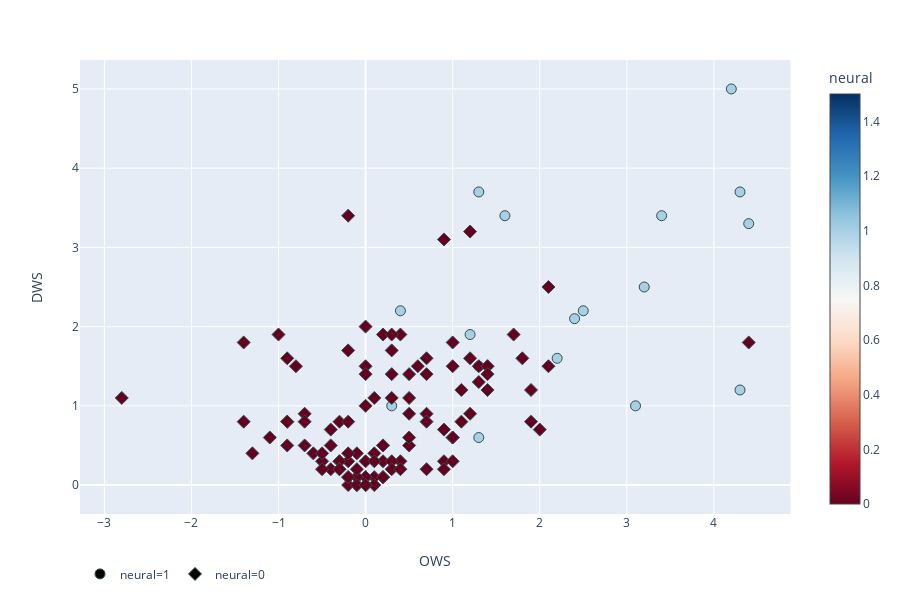

This figure's notebook cell:
### Code cell
fig = px.scatter(test_master_w_predictions, x='OWS', y='DWS',
                 color='neural',
                 hover_name='Player_name',
                 hover_data=['USG%', 'PER', 'MP', 'VORP', 'Age', 'RPG', 'VORP', 'WS'], 
                 color_continuous_scale=px.colors.diverging.RdBu,
                 symbol='neural')
fig.update_traces(marker=dict(size=10,
                              line=dict(width=1,
                                        color='DarkSlateGrey')),
                  selector=dict(mode='markers'))
fig.update_layout(legend_orientation="h")
# fig.update_xaxes(range=[-2, 4.5])
fig.show()
plotly.offline.plot(fig, filename='html_files/aggregated_OWS_DWS.html')

### Figure 1 — Plotly figure (JSON) as saved in the notebook; plotly's stock layout.template omitted (floating-point values rounded to 4 significant figures; data arrays with more than 128 entries replaced by an {"elided": "..."} marker saying what was removed)
{"data": [{"customdata": {"elided": "17x8 float values"}, "hoverlabel": {"namelength": 0}, "hovertemplate": "<b>%{hovertext}</b><br><br>neural=%{marker.color}<br>OWS=%{x}<br>DWS=%{y}<br>USG%=%{customdata[0]}<br>PER=%{customdata[1]}<br>MP=%{customdata[2]}<br>VORP=%{customdata[6]}<br>Age=%{customdata[4]}<br>RPG=%{customdata[5]}<br>WS=%{customdata[7]}", "hovertext": ["Bam Adebayo", "Jarrett Allen", "De'Aaron Fox", "Kyle Kuzma", "Lauri Markkanen", "Donovan Mitchell", "Jayson Tatum", "Jamal Murray", "Domantas Sabonis", "Ben Simmons", "Devin Booker", "Montrezl Harrell", "Rondae Hollis-Jefferson", "Richaun Holmes", "Kristaps Porzingis", "D'Angelo Russell", "Myles Turner"], "legendgroup": "neural=1", "marker": {"color": [1, 1, 1, 1, 1, 1, 1, 1, 1, 1, 1, 1, 1, 1, 1, 1, 1], "coloraxis": "coloraxis", "line": {"color": "DarkSlateGrey", "width": 1}, "size": 10, "symbol": "circle"}, "mode": "markers", "name": "neural=1", "showlegend": true, "type": "scatter", "x": [3.4, 4.4, 3.2, 1.2, 1.3, 1.3, 1.6, 4.3, 2.5, 4.2, 1.3, 3.1, 0.4, 2.2, 2.4, 0.3, 4.3], "xaxis": "x", "y": [3.4, 3.3, 2.5, 1.9, 1.5, 3.7, 3.4, 1.2, 2.2, 5, 0.6, 1, 2.2, 1.6, 2.1, 1, 3.7], "yaxis": "y"}, {"customdata": {"elided": "113x8 float values"}, "hoverlabel": {"namelength": 0}, "hovertemplate": "<b>%{hovertext}</b><br><br>neural=%{marker.color}<br>OWS=%{x}<br>DWS=%{y}<br>USG%=%{customdata[0]}<br>PER=%{customdata[1]}<br>MP=%{customdata[2]}<br>VORP=%{customdata[6]}<br>Age=%{customdata[4]}<br>RPG=%{customdata[5]}<br>WS=%{customdata[7]}", "hovertext": ["Kadeem Allen", "Ike Anigbogu", "OG Anunoby", "Dwayne Bacon", "Lonzo Ball", "Jordan Bell", "Jaron Blossomgame", "Jonah Bolden", "Tony Bradley", "Dillon Brooks", "Sterling Brown", "Zach Collins", "Tyler Dorsey", "Tyler Dorsey", "Damyean Dotson", "Jawun Evans", "Jawun Evans", "Terrance Ferguson", "Markelle Fultz", "Harry Giles", "Josh Hart", "Isaiah Hartenstein", "Jonathan Isaac", "Wesley Iwundu", "Frank Jackson", "Josh Jackson", "Justin Jackson", "Justin Jackson", "Luke Kennard", "T.J. Leaf", "Tyler Lydon", "Frank Mason", "Malik Monk", "Monte Morris", "Frank Ntilikina", "Semi Ojeleye", "Justin Patton", "Ivan Rabb", "Davon Reed", "Dennis Smith", "Dennis Smith", "Edmond Sumner", "Caleb Swanigan", "Caleb Swanigan", "Sindarius Thornwell", "Derrick White", "D.J. Wilson", "Wade Baldwin", "Malik Beasley", "DeAndre' Bembry", "Dragan Bender", "Joel Bolomboy", "Malcolm Brogdon", "Jaylen Brown", "Marquese Chriss", "Deyonta Davis", "Cheick Diallo", "Kris Dunn", "Henry Ellenson", "Daniel Hamilton", "Buddy Hield", "Brandon Ingram", "Damian Jones", "Furkan Korkmaz", "Jake Layman", "Caris LeVert", "Thon Maker", "Patrick McCaw", "Dejounte Murray", "Abdel Nader", "Georges Niang", "Chinanu Onuaku", "Marcus Paige", "Zhou Qi", "Pascal Siakam", "Tyler Ulis", "Denzel Valentine", "Tyrone Wallace", "Taurean Waller-Prince", "Isaiah Whitehead", "Guerschon Yabusele", "Paul Zipser", "Ante Žižić", "Ivica Zubac", "Willie Cauley-Stein", "Rakeem Christmas", "Pat Connaughton", "Sam Dekker", "Jerian Grant", "Andrew Harrison", "Willy Hernangomez", "Mario Hezonja", "Darrun Hilliard", "R.J. Hunter", "Stanley Johnson", "Tyus Jones", "Frank Kaminsky", "Kevon Looney", "Trey Lyles", "Jarell Martin", "Jordan Mickey", "Emmanuel Mudiay", "Larry Nance", "Jahlil Okafor", "Kelly Oubre", "Bobby Portis", "Norman Powell", "Josh Richardson", "Terry Rozier", "Rashad Vaughn", "Justise Winslow", "Delon Wright", "Joe Young"], "legendgroup": "neural=0", "marker": {"color": [0, 0, 0, 0, 0, 0, 0, 0, 0, 0, 0, 0, 0, 0, 0, 0, 0, 0, 0, 0, 0, 0, 0, 0, 0, 0, 0, 0, 0, 0, 0, 0, 0, 0, 0, 0, 0, 0, 0, 0, 0, 0, 0, 0, 0, 0, 0, 0, 0, 0, 0, 0, 0, 0, 0, 0, 0, 0, 0, 0, 0, 0, 0, 0, 0, 0, 0, 0, 0, 0, 0, 0, 0, 0, 0, 0, 0, 0, 0, 0, 0, 0, 0, 0, 0, 0, 0, 0, 0, 0, 0, 0, 0, 0, 0, 0, 0, 0, 0, 0, 0, 0, 0, 0, 0, 0, 0, 0, 0, 0, 0, 0, 0], "coloraxis": "coloraxis", "line": {"color": "DarkSlateGrey", "width": 1}, "size": 10, "symbol": "diamond"}, "mode": "markers", "name": "neural=0", "showlegend": true, "type": "scatter", "x": [0.7, -0.1, 0.3, 0.9, -0.2, 0.5, 0.2, 0.5, 0, -0.3, 0.7, 1.4, -0.2, 0.4, 0.7, -0.2, 0, 1.2, -0.1, 0, 0.2, 0.2, 0.9, 0.5, 0.1, -2.8, 1, 1, 1.3, 0.9, 0.1, 0, -0.4, 4.4, -1.3, 0.2, 0, 1.2, 0, -0.7, -0.5, -0.2, -0.4, 0, -0.3, 1.7, 0.3, 0.2, 0.1, -0.9, -0.7, 0, 2, 1.2, -0.8, 1.9, 1.1, -1, -0.2, 0.1, 1.3, 1, 0, -0.1, -0.3, 0.7, 0.3, -0.3, -0.2, -0.9, -0.1, -0.1, 0, -0.5, 2.1, -0.7, 1, 0.2, 0, -0.3, 0.3, -1.1, 0.9, 0.5, 1.4, 0.3, 0.4, 1.9, 1.4, 0, 1.8, -1.4, -0.6, 0, -1.4, 1, 0.4, 0.7, -0.9, -0.2, -0.1, -0.4, 2.1, 0.1, 0.6, 1.1, 1.4, 0.3, 0, -0.5, -0.9, 0.5, -0.2], "xaxis": "x", "y": [0.2, 0, 1.7, 0.3, 1.7, 1.1, 0.1, 0.9, 0.1, 0.3, 1.4, 1.5, 0.1, 0.3, 0.9, 0, 0, 1.6, 0.4, 1, 1.9, 0.3, 3.1, 1.4, 0.4, 1.1, 0.6, 0.3, 1.3, 0.7, 0.1, 0.3, 0.7, 1.8, 0.4, 0.5, 0, 0.9, 0, 0.9, 0.3, 0.3, 0.2, 0.1, 0.3, 1.9, 1.4, 0.1, 0.3, 0.5, 0.8, 0, 0.7, 3.2, 1.5, 0.8, 0.8, 1.9, 0.4, 0, 1.5, 1.8, 0.1, 0.1, 0.2, 1.6, 1.1, 0.8, 3.4, 0.8, 0.1, 0, 0, 0.2, 2.5, 0.5, 1.5, 0.5, 2, 0.2, 0.3, 0.6, 0.2, 0.5, 1.5, 0.2, 0.2, 1.2, 1.2, 1.5, 1.6, 0.8, 0.4, 0, 1.8, 0.6, 1.9, 0.8, 1.6, 0.8, 0.2, 0.5, 1.5, 1.1, 1.5, 1.2, 1.4, 1.9, 1.4, 0.4, 0.8, 0.6, 0.1], "yaxis": "y"}], "layout": {"coloraxis": {"colorbar": {"title": {"text": "neural"}}, "colorscale": [[0, "rgb(103,0,31)"], [0.1, "rgb(178,24,43)"], [0.2, "rgb(214,96,77)"], [0.3, "rgb(244,165,130)"], [0.4, "rgb(253,219,199)"], [0.5, "rgb(247,247,247)"], [0.6, "rgb(209,229,240)"], [0.7, "rgb(146,197,222)"], [0.8, "rgb(67,147,195)"], [0.9, "rgb(33,102,172)"], [1, "rgb(5,48,97)"]]}, "height": 600, "legend": {"orientation": "h", "tracegroupgap": 0}, "margin": {"t": 60}, "xaxis": {"anchor": "y", "domain": [0, 0.98], "title": {"text": "OWS"}}, "yaxis": {"anchor": "x", "domain": [0, 1], "title": {"text": "DWS"}}}}
